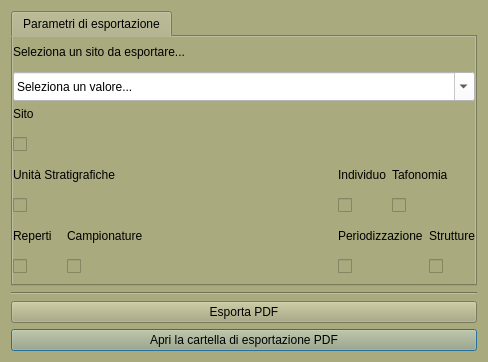
<?xml version="1.0" encoding="UTF-8"?>
<ui version="4.0">
 <class>Dialog_pdf_exp</class>
 <widget class="QDialog" name="Dialog_pdf_exp">
  <property name="windowModality">
   <enum>Qt::NonModal</enum>
  </property>
  <property name="enabled">
   <bool>true</bool>
  </property>
  <property name="geometry">
   <rect>
    <x>0</x>
    <y>0</y>
    <width>488</width>
    <height>362</height>
   </rect>
  </property>
  <property name="minimumSize">
   <size>
    <width>300</width>
    <height>279</height>
   </size>
  </property>
  <property name="maximumSize">
   <size>
    <width>488</width>
    <height>362</height>
   </size>
  </property>
  <property name="cursor">
   <cursorShape>PointingHandCursor</cursorShape>
  </property>
  <property name="windowTitle">
   <string>Impostazioni del sistema</string>
  </property>
  <property name="windowIcon">
   <iconset resource="resources.qrc">
    <normaloff>:/icons/directoryExp.png</normaloff>:/icons/directoryExp.png</iconset>
  </property>
  <property name="styleSheet">
   <string notr="true">background-color: rgb(170, 170, 127);</string>
  </property>
  <layout class="QGridLayout" name="gridLayout_2">
   <item row="8" column="0">
    <widget class="QPushButton" name="pushButton_open_dir">
     <property name="text">
      <string>Apri la cartella di esportazione PDF</string>
     </property>
     <property name="icon">
      <iconset resource="resources.qrc">
       <normaloff>:/icons/directoryExp.png</normaloff>:/icons/directoryExp.png</iconset>
     </property>
    </widget>
   </item>
   <item row="7" column="0">
    <widget class="QPushButton" name="pushButton_exp_pdf">
     <property name="text">
      <string>Esporta PDF</string>
     </property>
     <property name="icon">
      <iconset>
       <normaloff>:/icons/pdf-icon.jpg</normaloff>:/icons/pdf-icon.jpg</iconset>
     </property>
    </widget>
   </item>
   <item row="6" column="0">
    <widget class="Line" name="line">
     <property name="orientation">
      <enum>Qt::Horizontal</enum>
     </property>
    </widget>
   </item>
   <item row="5" column="0">
    <widget class="QTabWidget" name="tabWidget">
     <property name="sizePolicy">
      <sizepolicy hsizetype="Expanding" vsizetype="Expanding">
       <horstretch>200</horstretch>
       <verstretch>200</verstretch>
      </sizepolicy>
     </property>
     <property name="minimumSize">
      <size>
       <width>0</width>
       <height>275</height>
      </size>
     </property>
     <property name="maximumSize">
      <size>
       <width>16777215</width>
       <height>275</height>
      </size>
     </property>
     <property name="currentIndex">
      <number>0</number>
     </property>
     <widget class="QWidget" name="tab">
      <attribute name="title">
       <string>Parametri di esportazione</string>
      </attribute>
      <layout class="QGridLayout" name="gridLayout">
       <property name="leftMargin">
        <number>0</number>
       </property>
       <property name="topMargin">
        <number>0</number>
       </property>
       <property name="rightMargin">
        <number>0</number>
       </property>
       <property name="bottomMargin">
        <number>0</number>
       </property>
       <item row="0" column="0" colspan="4">
        <widget class="QLabel" name="label">
         <property name="text">
          <string>Seleziona un sito da esportare...</string>
         </property>
        </widget>
       </item>
       <item row="1" column="0" colspan="7">
        <widget class="QComboBox" name="comboBox_sito">
         <property name="enabled">
          <bool>true</bool>
         </property>
         <property name="sizePolicy">
          <sizepolicy hsizetype="Preferred" vsizetype="Preferred">
           <horstretch>0</horstretch>
           <verstretch>0</verstretch>
          </sizepolicy>
         </property>
         <property name="minimumSize">
          <size>
           <width>450</width>
           <height>20</height>
          </size>
         </property>
         <property name="mouseTracking">
          <bool>false</bool>
         </property>
         <property name="contextMenuPolicy">
          <enum>Qt::DefaultContextMenu</enum>
         </property>
         <property name="acceptDrops">
          <bool>false</bool>
         </property>
         <property name="styleSheet">
          <string notr="true">background-color: rgb(255, 255, 255);</string>
         </property>
         <property name="editable">
          <bool>true</bool>
         </property>
         <property name="duplicatesEnabled">
          <bool>false</bool>
         </property>
         <property name="frame">
          <bool>true</bool>
         </property>
         <item>
          <property name="text">
           <string>Seleziona un valore...</string>
          </property>
         </item>
        </widget>
       </item>
       <item row="2" column="0">
        <layout class="QVBoxLayout" name="verticalLayout">
         <item>
          <widget class="QLabel" name="label_2">
           <property name="text">
            <string>Sito</string>
           </property>
          </widget>
         </item>
         <item>
          <widget class="QCheckBox" name="checkBox_site">
           <property name="minimumSize">
            <size>
             <width>0</width>
             <height>35</height>
            </size>
           </property>
           <property name="toolTip">
            <string>Scheda US</string>
           </property>
           <property name="text">
            <string/>
           </property>
           <property name="icon">
            <iconset resource="resources.qrc">
             <normaloff>:/icons/iconSite.png</normaloff>:/icons/iconSite.png</iconset>
           </property>
           <property name="iconSize">
            <size>
             <width>30</width>
             <height>30</height>
            </size>
           </property>
          </widget>
         </item>
        </layout>
       </item>
       <item row="2" column="1" colspan="6">
        <spacer name="horizontalSpacer_3">
         <property name="orientation">
          <enum>Qt::Horizontal</enum>
         </property>
         <property name="sizeHint" stdset="0">
          <size>
           <width>378</width>
           <height>20</height>
          </size>
         </property>
        </spacer>
       </item>
       <item row="3" column="0" colspan="2">
        <layout class="QVBoxLayout" name="verticalLayout_2">
         <item>
          <widget class="QLabel" name="label_3">
           <property name="text">
            <string>Unità Stratigrafiche</string>
           </property>
          </widget>
         </item>
         <item>
          <widget class="QCheckBox" name="checkBox_US">
           <property name="minimumSize">
            <size>
             <width>0</width>
             <height>35</height>
            </size>
           </property>
           <property name="toolTip">
            <string>Scheda US</string>
           </property>
           <property name="text">
            <string/>
           </property>
           <property name="icon">
            <iconset resource="resources.qrc">
             <normaloff>:/icons/iconPAI.png</normaloff>:/icons/iconPAI.png</iconset>
           </property>
           <property name="iconSize">
            <size>
             <width>30</width>
             <height>30</height>
            </size>
           </property>
          </widget>
         </item>
        </layout>
       </item>
       <item row="3" column="2" colspan="2">
        <spacer name="horizontalSpacer_2">
         <property name="orientation">
          <enum>Qt::Horizontal</enum>
         </property>
         <property name="sizeHint" stdset="0">
          <size>
           <width>194</width>
           <height>20</height>
          </size>
         </property>
        </spacer>
       </item>
       <item row="3" column="4">
        <layout class="QVBoxLayout" name="verticalLayout_3">
         <item>
          <widget class="QLabel" name="label_4">
           <property name="text">
            <string>Individuo</string>
           </property>
          </widget>
         </item>
         <item>
          <widget class="QCheckBox" name="checkBox_individui">
           <property name="minimumSize">
            <size>
             <width>0</width>
             <height>35</height>
            </size>
           </property>
           <property name="toolTip">
            <string>Individui</string>
           </property>
           <property name="text">
            <string/>
           </property>
           <property name="icon">
            <iconset resource="resources.qrc">
             <normaloff>:/icons/iconIND.png</normaloff>:/icons/iconIND.png</iconset>
           </property>
           <property name="iconSize">
            <size>
             <width>30</width>
             <height>30</height>
            </size>
           </property>
          </widget>
         </item>
        </layout>
       </item>
       <item row="3" column="5" colspan="2">
        <layout class="QVBoxLayout" name="verticalLayout_6">
         <item>
          <widget class="QLabel" name="label_7">
           <property name="text">
            <string>Tafonomia</string>
           </property>
          </widget>
         </item>
         <item>
          <widget class="QCheckBox" name="checkBox_tafonomia">
           <property name="minimumSize">
            <size>
             <width>0</width>
             <height>35</height>
            </size>
           </property>
           <property name="toolTip">
            <string>Tafonomia</string>
           </property>
           <property name="text">
            <string/>
           </property>
           <property name="icon">
            <iconset resource="resources.qrc">
             <normaloff>:/icons/iconGrave.png</normaloff>:/icons/iconGrave.png</iconset>
           </property>
           <property name="iconSize">
            <size>
             <width>30</width>
             <height>30</height>
            </size>
           </property>
           <property name="tristate">
            <bool>false</bool>
           </property>
          </widget>
         </item>
        </layout>
       </item>
       <item row="4" column="0">
        <layout class="QVBoxLayout" name="verticalLayout_4">
         <item>
          <widget class="QLabel" name="label_5">
           <property name="text">
            <string>Reperti</string>
           </property>
          </widget>
         </item>
         <item>
          <widget class="QCheckBox" name="checkBox_reperti">
           <property name="minimumSize">
            <size>
             <width>0</width>
             <height>35</height>
            </size>
           </property>
           <property name="toolTip">
            <string>Inventario Materiali</string>
           </property>
           <property name="text">
            <string/>
           </property>
           <property name="icon">
            <iconset resource="resources.qrc">
             <normaloff>:/icons/finds.png</normaloff>:/icons/finds.png</iconset>
           </property>
           <property name="iconSize">
            <size>
             <width>30</width>
             <height>30</height>
            </size>
           </property>
          </widget>
         </item>
        </layout>
       </item>
       <item row="4" column="1" colspan="2">
        <layout class="QVBoxLayout" name="verticalLayout_5">
         <item>
          <widget class="QLabel" name="label_6">
           <property name="text">
            <string>Campionature</string>
           </property>
          </widget>
         </item>
         <item>
          <widget class="QCheckBox" name="checkBox_campioni">
           <property name="minimumSize">
            <size>
             <width>0</width>
             <height>35</height>
            </size>
           </property>
           <property name="toolTip">
            <string>Tafonomia</string>
           </property>
           <property name="text">
            <string/>
           </property>
           <property name="icon">
            <iconset resource="resources.qrc">
             <normaloff>:/icons/champion.png</normaloff>:/icons/champion.png</iconset>
           </property>
           <property name="iconSize">
            <size>
             <width>30</width>
             <height>30</height>
            </size>
           </property>
           <property name="tristate">
            <bool>false</bool>
           </property>
          </widget>
         </item>
        </layout>
       </item>
       <item row="4" column="3">
        <spacer name="horizontalSpacer">
         <property name="orientation">
          <enum>Qt::Horizontal</enum>
         </property>
         <property name="sizeHint" stdset="0">
          <size>
           <width>157</width>
           <height>20</height>
          </size>
         </property>
        </spacer>
       </item>
       <item row="4" column="4" colspan="2">
        <layout class="QVBoxLayout" name="verticalLayout_8">
         <item>
          <widget class="QLabel" name="label_9">
           <property name="text">
            <string>Periodizzazione</string>
           </property>
          </widget>
         </item>
         <item>
          <widget class="QCheckBox" name="checkBox_periodo">
           <property name="minimumSize">
            <size>
             <width>0</width>
             <height>35</height>
            </size>
           </property>
           <property name="toolTip">
            <string>Periodizzazione</string>
           </property>
           <property name="text">
            <string/>
           </property>
           <property name="icon">
            <iconset resource="resources.qrc">
             <normaloff>:/icons/iconPER.png</normaloff>:/icons/iconPER.png</iconset>
           </property>
           <property name="iconSize">
            <size>
             <width>30</width>
             <height>30</height>
            </size>
           </property>
          </widget>
         </item>
        </layout>
       </item>
       <item row="4" column="6">
        <layout class="QVBoxLayout" name="verticalLayout_7">
         <item>
          <widget class="QLabel" name="label_8">
           <property name="text">
            <string>Strutture</string>
           </property>
          </widget>
         </item>
         <item>
          <widget class="QCheckBox" name="checkBox_struttura">
           <property name="minimumSize">
            <size>
             <width>0</width>
             <height>35</height>
            </size>
           </property>
           <property name="toolTip">
            <string>Strutture</string>
           </property>
           <property name="autoFillBackground">
            <bool>false</bool>
           </property>
           <property name="text">
            <string/>
           </property>
           <property name="icon">
            <iconset resource="resources.qrc">
             <normaloff>:/icons/iconStrutt.png</normaloff>:/icons/iconStrutt.png</iconset>
           </property>
           <property name="iconSize">
            <size>
             <width>30</width>
             <height>30</height>
            </size>
           </property>
           <property name="autoRepeatInterval">
            <number>100</number>
           </property>
           <property name="tristate">
            <bool>false</bool>
           </property>
          </widget>
         </item>
        </layout>
       </item>
      </layout>
     </widget>
    </widget>
   </item>
  </layout>
 </widget>
 <resources>
  <include location="resources.qrc"/>
 </resources>
 <connections/>
</ui>
